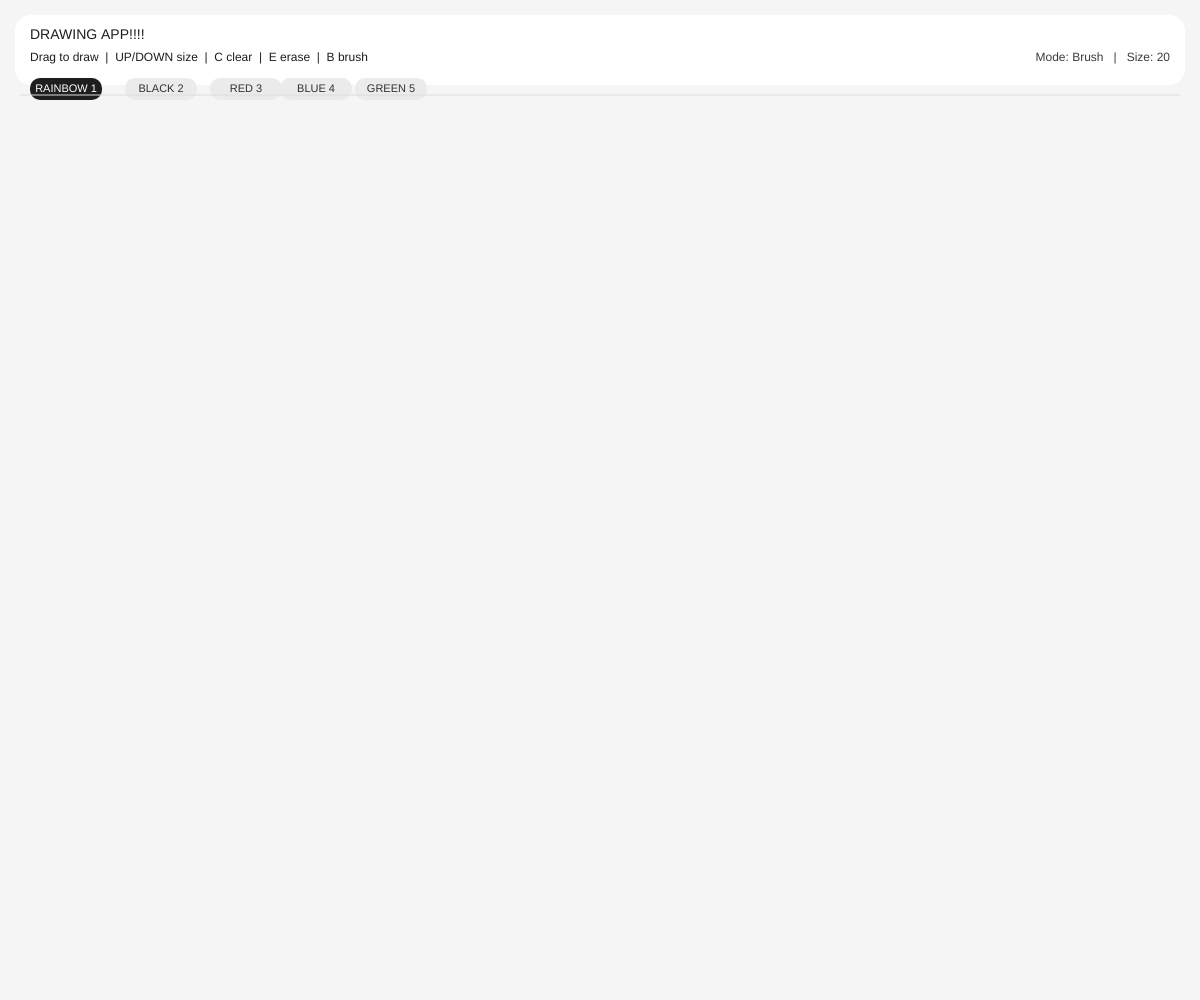
Frame 1 (no input)
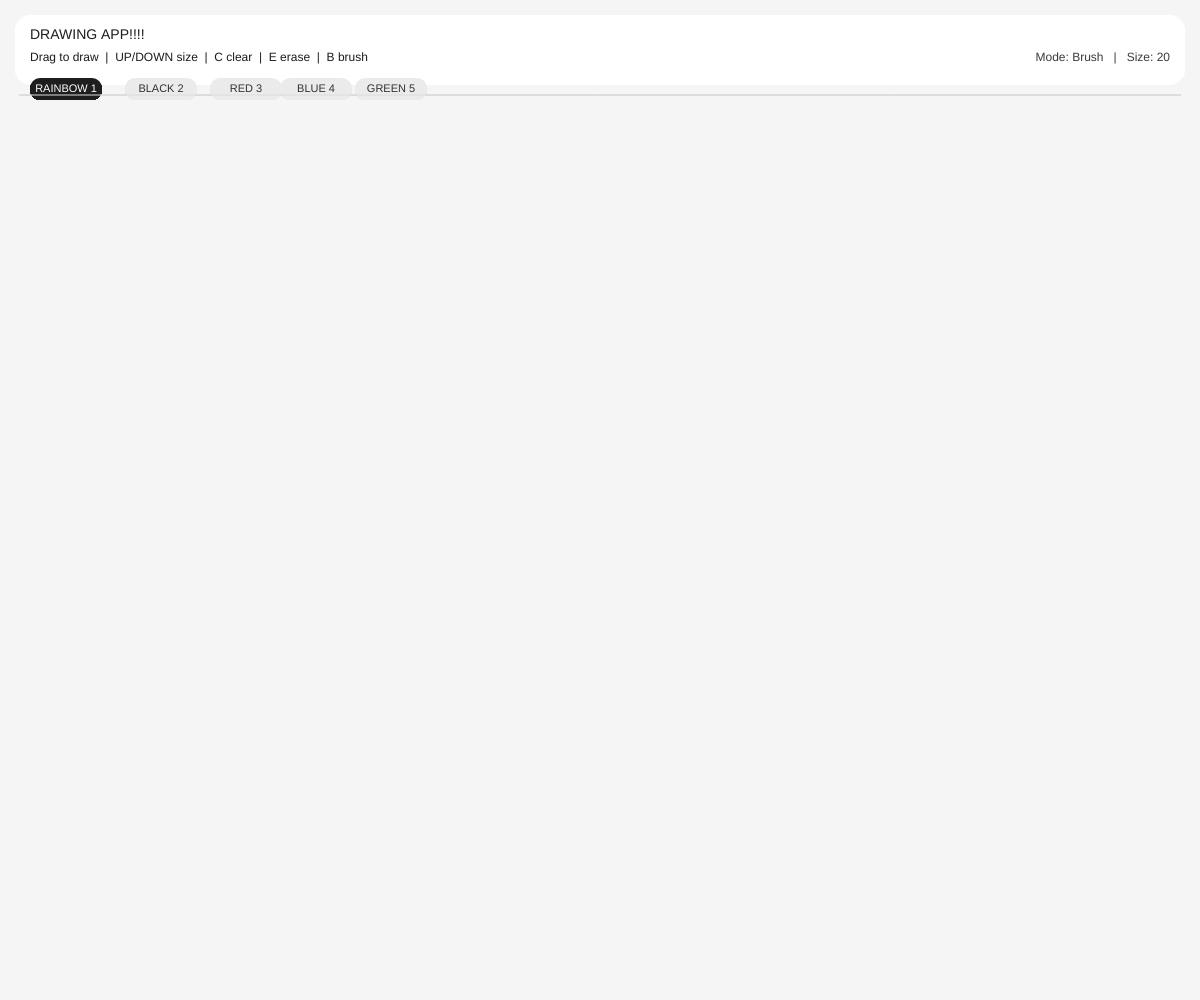
Frame 60 (no input)
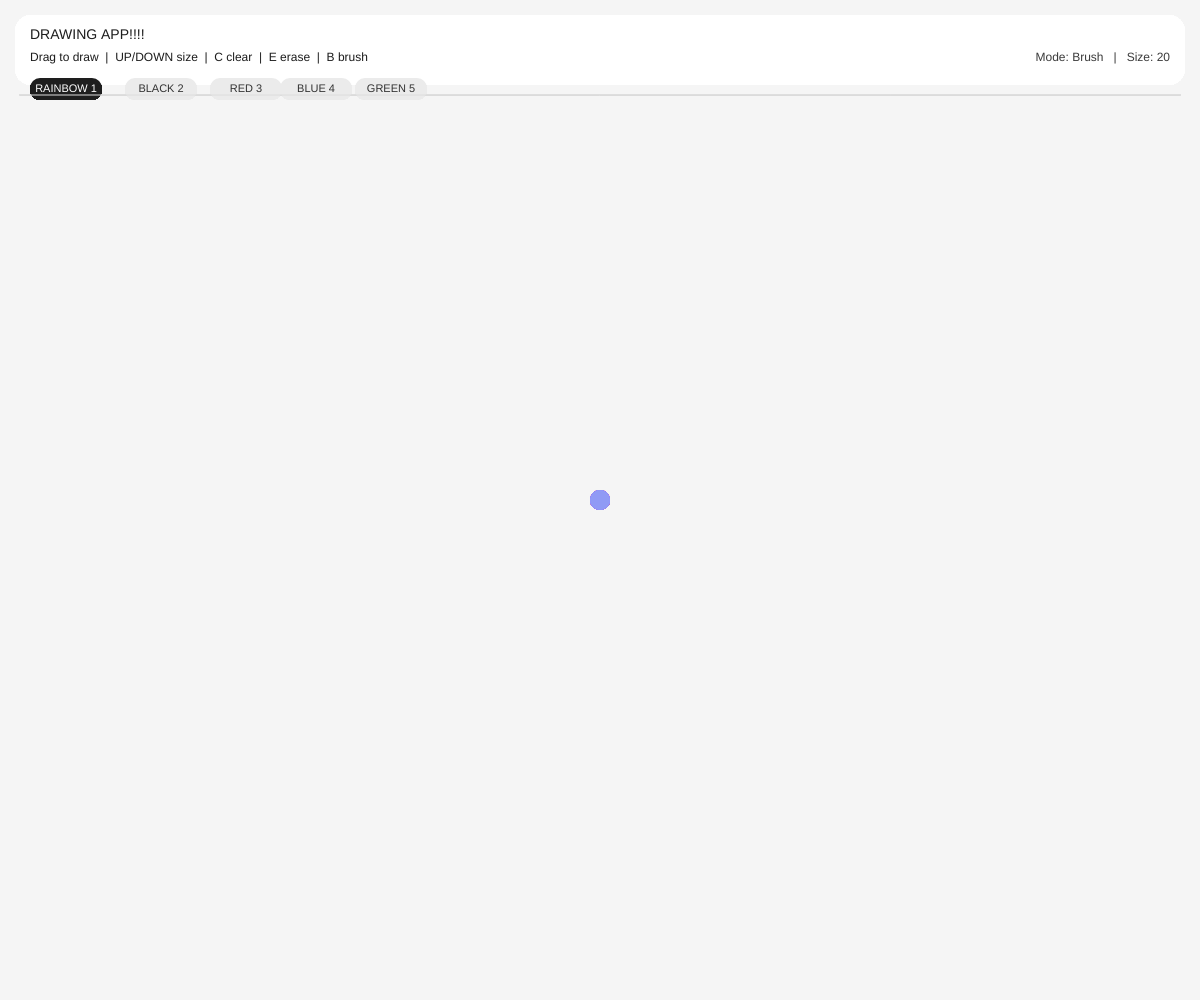
Frame 120 (the mouse pressed at the canvas centre since frame 60)

The p5.js sketch that drew these frames (run headless with seeded random() and noise() and a simulated clock; from frame 60 on, the mouse is pressed at the canvas centre):

// p5.js sketch
// ── sketch.js
let brushSize = 20;
let eraseMode = false;
let colorModeType = 1;

function setup() {
  createCanvas(windowWidth, windowHeight);
  background(245);
  textFont("Arial");
}

function draw() {
  drawUI();

  if (mouseIsPressed && mouseY > 95 && pmouseY > 95) {
    if (eraseMode == true) {
      stroke(245);
      strokeWeight(brushSize);
      strokeCap(ROUND);
      line(pmouseX, pmouseY, mouseX, mouseY);
    } else {
      if (colorModeType == 1) {
        let r = map(sin(frameCount * 0.03), -1, 1, 100, 255);
        let g = map(sin(frameCount * 0.05), -1, 1, 100, 255);
        let b = map(sin(frameCount * 0.07), -1, 1, 100, 255);
        stroke(r, g, b, 170);
      }

      if (colorModeType == 2) {
        stroke(20, 170);
      }

      if (colorModeType == 3) {
        stroke(230, 60, 60, 170);
      }

      if (colorModeType == 4) {
        stroke(70, 130, 255, 170);
      }

      if (colorModeType == 5) {
        stroke(60, 180, 90, 170);
      }

      strokeWeight(brushSize);
      strokeCap(ROUND);
      line(pmouseX, pmouseY, mouseX, mouseY);
    }
  }
}

function drawUI() {
  noStroke();

  fill(255, 245);
  rect(15, 15, width - 30, 70, 16);

  fill(30);
  textAlign(LEFT, CENTER);

  textSize(14);
  text("DRAWING APP!!!!", 30, 35);

  textSize(12);
  text("Drag to draw  |  UP/DOWN size  |  C clear  |  E erase  |  B brush", 30, 58);

  drawColorButton(30, 78, colorModeType == 1, "RAINBOW 1");
  drawColorButton(125, 78, colorModeType == 2, "BLACK 2");
  drawColorButton(210, 78, colorModeType == 3, "RED 3");
  drawColorButton(280, 78, colorModeType == 4, "BLUE 4");
  drawColorButton(355, 78, colorModeType == 5, "GREEN 5");

  fill(60);
  textSize(12);
  textAlign(RIGHT, CENTER);

  let modeText = "Brush";
  if (eraseMode == true) {
    modeText = "Eraser";
  }

  text("Mode: " + modeText + "   |   Size: " + brushSize, width - 30, 58);

  stroke(220);
  strokeWeight(1);
  line(20, 95, width - 20, 95);
  noStroke();
}

function drawColorButton(x, y, isActive, label) {
  if (isActive) {
    fill(30);
    rect(x, y, 72, 22, 10);
    fill(255);
  } else {
    fill(235);
    rect(x, y, 72, 22, 10);
    fill(50);
  }

  textAlign(CENTER, CENTER);
  textSize(11);
  text(label, x + 36, y + 11);
}
function keyPressed() {
  if (keyCode === UP_ARROW) {
    brushSize += 4;
  }
  if (keyCode === DOWN_ARROW) {
    brushSize -= 4;
  }
  if (brushSize < 4) {
    brushSize = 4;
  }
  if (key == "1") {
    colorModeType = 1;
    eraseMode = false;
  }
  if (key == "2") {
    colorModeType = 2;
    eraseMode = false;
  }
  if (key == "3") {
    colorModeType = 3;
    eraseMode = false;
  }
  if (key == "4") {
    colorModeType = 4;
    eraseMode = false;
  }
  if (key == "5") {
    colorModeType = 5;
    eraseMode = false;
  }
  if (key == "e" || key == "E") {
    eraseMode = true;
  }
  if (key == "b" || key == "B") {
    eraseMode = false;
  }
  if (key == "c" || key == "C") {
    background(245);
  }
}
function windowResized() {
  resizeCanvas(windowWidth, windowHeight);
  background(245);
}
